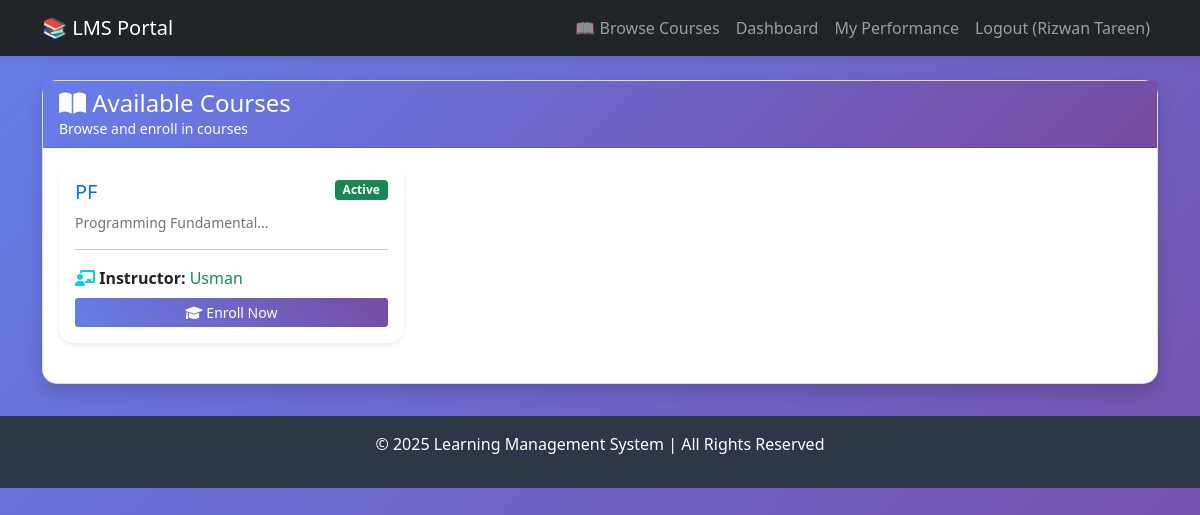
Screenshot of /browse-courses (signed in) with the database file from the repository.
### tables this page shows
CREATE TABLE courses (
            id INTEGER PRIMARY KEY AUTOINCREMENT,
            title TEXT NOT NULL,
            description TEXT,
            teacher_id INTEGER NOT NULL,
            created_at TIMESTAMP DEFAULT CURRENT_TIMESTAMP,
            FOREIGN KEY (teacher_id) REFERENCES users (id)
        );

CREATE TABLE users (
            id INTEGER PRIMARY KEY AUTOINCREMENT,
            name TEXT NOT NULL,
            email TEXT UNIQUE NOT NULL,
            mobile TEXT UNIQUE NOT NULL,
            password_hash TEXT NOT NULL,
            role TEXT NOT NULL CHECK(role IN ('student', 'teacher', 'admin')),
            reset_token TEXT,
            reset_token_expiry TEXT
        );

### app.py (the view)
@app.route('/browse-courses')
@login_required
@role_required('student')
def browse_courses():
    db = get_db()
    enrolled = db.execute('SELECT course_id FROM enrollments WHERE student_id = ?', (session['user_id'],)).fetchall()
    enrolled_ids = [e['course_id'] for e in enrolled]
    if enrolled_ids:
        placeholders = ','.join('?' * len(enrolled_ids))
        available_courses = db.execute(f'''
            SELECT c.*, u.name as teacher_name
            FROM courses c JOIN users u ON c.teacher_id = u.id
            WHERE c.id NOT IN ({placeholders})
        ''', enrolled_ids).fetchall()
    else:
        available_courses = db.execute('''
            SELECT c.*, u.name as teacher_name
            FROM courses c JOIN users u ON c.teacher_id = u.id
        ''').fetchall()
    return render_template('browse_courses.html', courses=available_courses)

### app.py (called while the page is built)
def get_db():
    db = getattr(g, '_database', None)
    if db is None:
        db = g._database = sqlite3.connect(DATABASE)
        db.row_factory = sqlite3.Row
    return db

@app.teardown_appcontext
def close_connection(exception):
    db = getattr(g, '_database', None)
    if db is not None:
        db.close()

def login_required(f):
    @wraps(f)
    def decorated_function(*args, **kwargs):
        if 'user_id' not in session:
            flash('Please login to access this page.', 'warning')
            return redirect(url_for('login'))
        return f(*args, **kwargs)
    return decorated_function

def role_required(*roles):
    def decorator(f):
        @wraps(f)
        def decorated_function(*args, **kwargs):
            if 'user_id' not in session:
                flash('Please login to access this page.', 'warning')
                return redirect(url_for('login'))
            user_role = session.get('role')
            if user_role not in roles:
                flash('You do not have permission to access this page.', 'danger')
                return redirect(url_for('dashboard'))
            return f(*args, **kwargs)
        return decorated_function
    return decorator

### templates/browse_courses.html (shortened to what this page needs)
{% extends "base.html" %}
{% block content %}
<div class="row">
    <div class="col-12">
        <div class="card shadow">
            <div class="card-header bg-gradient-primary text-white" style="background: linear-gradient(135deg, #667eea 0%, #764ba2 100%);">
                <h4 class="mb-0"><i class="fas fa-book-open"></i> Available Courses</h4>
                <p class="mb-0 small">Browse and enroll in courses</p>
            </div>
            <div class="card-body">
                {% if courses %}
                    <div class="row">
                        {% for course in courses %}
                        <div class="col-md-6 col-lg-4 mb-4">
                            <div class="card h-100 border-0 shadow-sm hover-shadow">
                                <div class="card-body">
                                    <div class="d-flex justify-content-between align-items-start mb-2">
                                        <h5 class="card-title text-primary mb-0">{{ course.title }}</h5>
                                        {% if course.teacher_name == 'System Admin' %}
                                            <span class="badge bg-warning text-dark">Pending</span>
                                        {% else %}
                                            <span class="badge bg-success">Active</span>
                                        {% endif %}
                                    </div>
                                    <p class="card-text text-muted small">{{ course.description[:120] }}...</p>
                                    <hr>
                                    <div class="mb-2">
                                        <i class="fas fa-chalkboard-user text-info"></i>
                                        <strong>Instructor:</strong>
                                        {% if course.teacher_name and course.teacher_name != 'System Admin' %}
                                            <span class="text-success">{{ course.teacher_name }}</span>
                                        {% else %}
                                            <span class="text-warning">To be assigned</span>
                                        {% endif %}
                                    </div>
                                    <div class="d-grid gap-2">
                                        <a href="{{ url_for('enroll_course_route', course_id=course.id) }}"
                                           class="btn btn-sm btn-primary">
                                            <i class="fas fa-graduation-cap"></i> Enroll Now
                                        </a>
                                    </div>
                                </div>
                            </div>
                        </div>
                        {% endfor %}
                    </div>
                {% else %}
                    <div class="text-center py-5">
                        <i class="fas fa-book fa-3x text-muted mb-3"></i>
                        <h5>No courses available</h5>
                        <p class="text-muted">Check back later for new courses</p>
                    </div>
                {% endif %}
            </div>
        </div>
    </div>
</div>
{% endblock %}

### templates/base.html (style rules this page uses)
body { background: linear-gradient(135deg, #667eea 0%, #764ba2 100%); min-height: 100vh; }
.card { border-radius: 15px; box-shadow: 0 5px 15px rgba(0,0,0,0.1); transition: transform 0.3s; }
.btn-primary { background: linear-gradient(45deg, #667eea, #764ba2); border: none; }

### templates/browse_courses.html (style rules this page uses)
.hover-shadow { transition: transform 0.2s, box-shadow 0.2s; }

### rows the page displays
courses: title "PF", description "Programming Fundamental", teacher_name "Usman"

### other values shown
{{ session.user_name }} "Rizwan Tareen"
